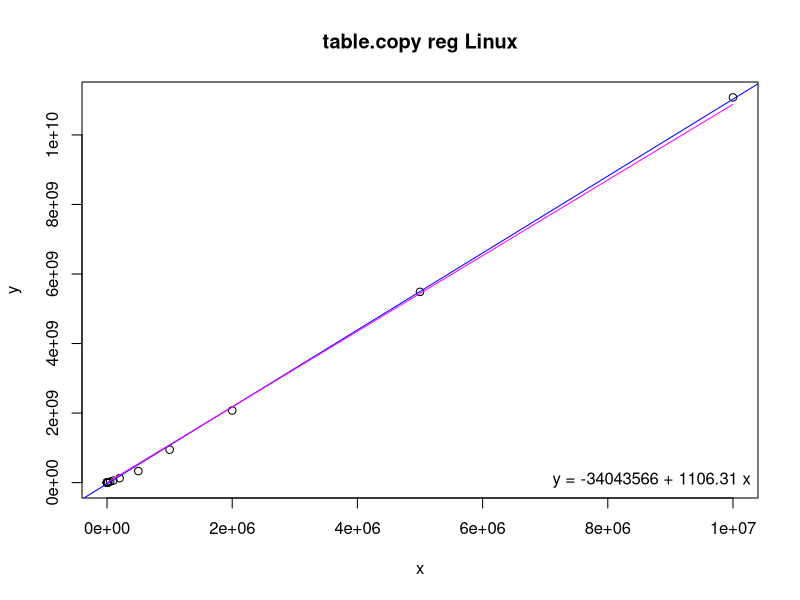
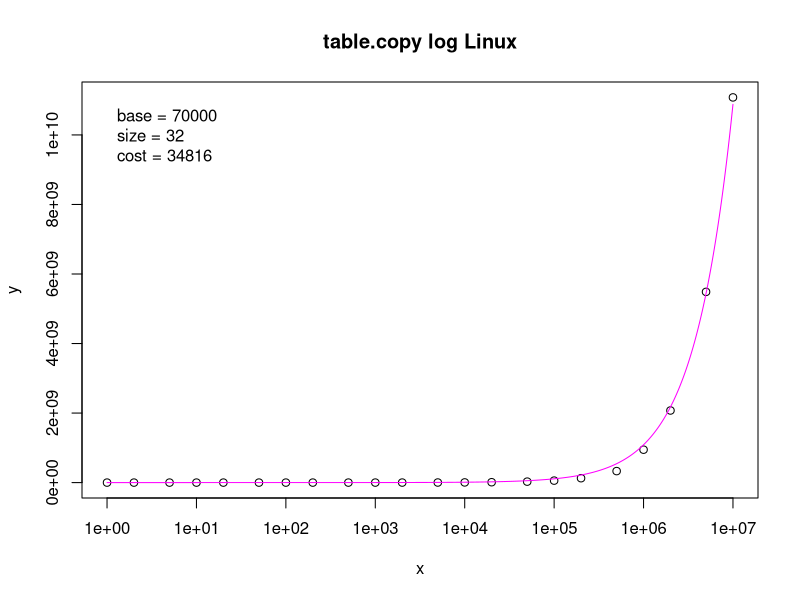

Reproduce these figures in R, in order.
# Input data
x <- c(1,2,5,10,20,50,100,200,500,1000,2000,5000,10000,20000,50000,100000,200000,500000,1000000,2000000,5000000,9999999)
y <- c(99013,99764,102730,106230,120070,117080,129200,156840,247650,421560,894890,2357600,5056900,10817000,27778000,57067000,126240000,330740000,946480000,2074000000,5485900000,11079000000)

# Linear regression
model <- lm(y ~ x)
coefs <- coef(model)

# Print regression coefficients
print(coefs)

# Estimating function
base <- 70000
size <- 32
cost <- 34816
fe <- function(x) {
  base + (((x + size - 1) / size) * cost)
}

# Estimated values
xe <- seq(1, 9999999, by = 1000)
ye <- fe(xe)

png("table-copy-reg.png")
plot(x, y, main = "table.copy reg Linux")
abline(model, col = "blue")
lines(xe, ye, col = "magenta")
legend("bottomright", legend = sprintf("y = %.0f + %.2f x", coefs[1], coefs[2]), bty = "n")

png("table-copy-log.png")
plot(x, y, log = "x", main = "table.copy log Linux")
lines(xe, ye, col = "magenta")
legend("topleft", legend = sprintf(" base = %i\n size = %i\n cost = %i", base, size, cost), bty = "n")
